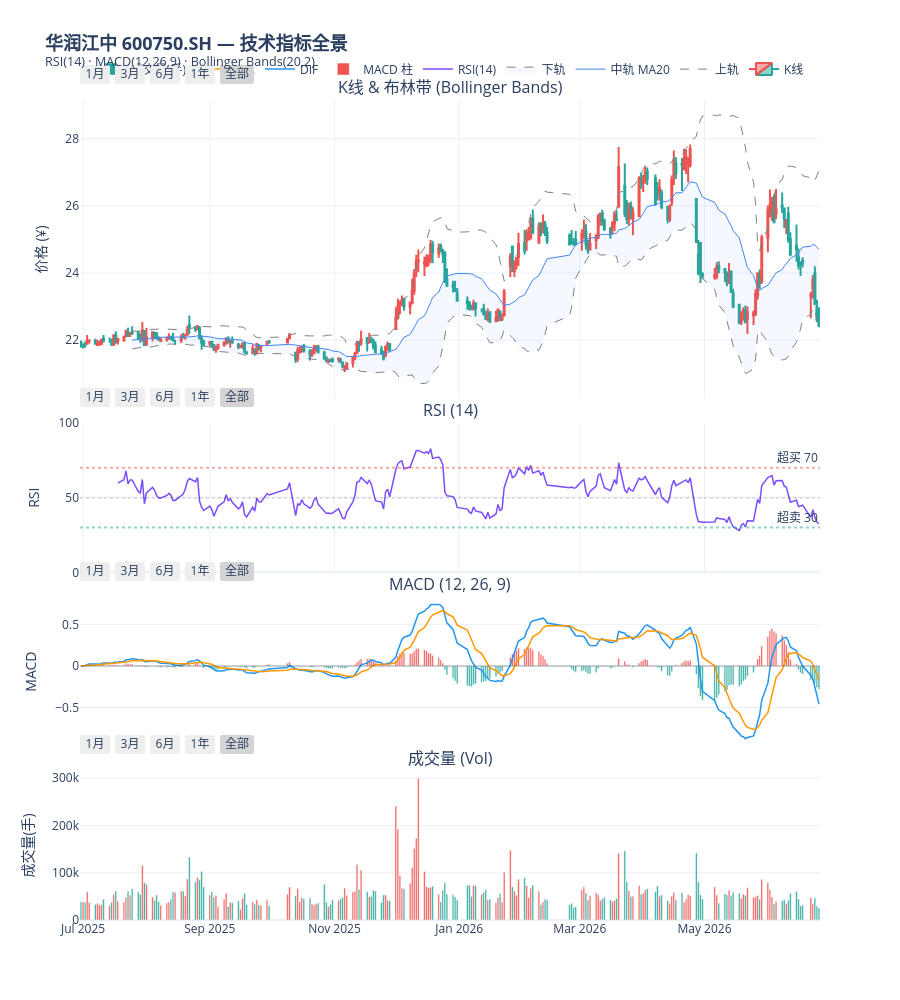

Notebook source saved alongside this figure:
### Markdown cell above
## 6. 技术指标可视化

四面板交互式图表：
- **面板 1**：K线 + 布林带（上/中/下轨）
- **面板 2**：RSI(14) + 超买超卖参考线
- **面板 3**：MACD 柱 + DIF + DEA
- **面板 4**：成交量（红涨绿跌）

### Code cell
# ── 创建四面板图表 ──
fig = make_subplots(
    rows=4, cols=1,
    shared_xaxes=True,
    vertical_spacing=0.03,
    row_heights=[0.4, 0.2, 0.2, 0.2],
    subplot_titles=(
        "K线 & 布林带 (Bollinger Bands)",
        "RSI (14)",
        "MACD (12, 26, 9)",
        "成交量 (Vol)"
    )
)

# ── 面板 1: K线 + 布林带 ──
fig.add_trace(go.Candlestick(
    x=dates, open=df['open'], high=df['high'],
    low=df['low'], close=df['close'],
    name="K线",
    increasing_line_color=COLOR_UP,
    decreasing_line_color=COLOR_DOWN,
    showlegend=True
), row=1, col=1)

fig.add_trace(go.Scatter(
    x=dates, y=df['bb_up'], mode='lines',
    line=dict(color='gray', width=1, dash='dash'),
    name='上轨'
), row=1, col=1)

fig.add_trace(go.Scatter(
    x=dates, y=df['bb_mid'], mode='lines',
    line=dict(color='#4285f4', width=1),
    name='中轨 MA20'
), row=1, col=1)

fig.add_trace(go.Scatter(
    x=dates, y=df['bb_lo'], mode='lines',
    line=dict(color='gray', width=1, dash='dash'),
    name='下轨',
    fill='tonexty',
    fillcolor='rgba(66,133,244,0.05)'
), row=1, col=1)

# ── 面板 2: RSI ──
fig.add_trace(go.Scatter(
    x=dates, y=df['rsi'], mode='lines',
    line=dict(color='#7c4dff', width=1.5),
    name='RSI(14)'
), row=2, col=1)
fig.add_hline(y=70, line_dash="dot", line_color="rgba(239,83,80,0.5)",
              row=2, col=1, annotation_text="超买 70")
fig.add_hline(y=30, line_dash="dot", line_color="rgba(38,166,154,0.5)",
              row=2, col=1, annotation_text="超卖 30")
fig.add_hline(y=50, line_dash="dot", line_color="rgba(0,0,0,0.12)",
              row=2, col=1)

# ── 面板 3: MACD ──
hist_colors = [COLOR_UP if v >= 0 else COLOR_DOWN for v in df['macd_hist']]
fig.add_trace(go.Bar(
    x=dates, y=df['macd_hist'], name='MACD 柱',
    marker_color=hist_colors
), row=3, col=1)
fig.add_trace(go.Scatter(
    x=dates, y=df['macd'], mode='lines',
    line=dict(color='#2196f3', width=1.5),
    name='DIF'
), row=3, col=1)
fig.add_trace(go.Scatter(
    x=dates, y=df['macd_signal'], mode='lines',
    line=dict(color='#ff9800', width=1.5),
    name='DEA'
), row=3, col=1)
fig.add_hline(y=0, line_color="rgba(0,0,0,0.15)", row=3, col=1)

# ── 面板 4: 成交量 ──
vol_colors = [COLOR_UP if df.loc[i, 'close'] >= df.loc[i, 'open']
              else COLOR_DOWN for i in range(len(df))]
fig.add_trace(go.Bar(
    x=dates, y=df['vol'], name='成交量(手)',
    marker_color=vol_colors
), row=4, col=1)

# ── 全局布局 ──
fig.update_layout(
    title=dict(
        text="<b>华润江中 600750.SH — 技术指标全景</b><br>"
             "<sup>RSI(14) · MACD(12,26,9) · Bollinger Bands(20,2)</sup>",
        font=dict(size=18)
    ),
    xaxis_rangeslider_visible=False,
    height=1000,
    hovermode='x unified',
    legend=dict(orientation='h', yanchor='bottom', y=1.02,
                xanchor='center', x=0.5),
    template='plotly_white',
)

fig.update_xaxes(
    rangeselector=dict(buttons=list([
        dict(count=1, label="1月", step="month", stepmode="backward"),
        dict(count=3, label="3月", step="month", stepmode="backward"),
        dict(count=6, label="6月", step="month", stepmode="backward"),
        dict(count=1, label="1年", step="year", stepmode="backward"),
        dict(step="all", label="全部"),
    ]))
)

fig.update_yaxes(title_text="价格 (¥)", row=1, col=1)
fig.update_yaxes(title_text="RSI", row=2, col=1, range=[0, 100])
fig.update_yaxes(title_text="MACD", row=3, col=1)
fig.update_yaxes(title_text="成交量(手)", row=4, col=1)

fig.show()

### Figure 1 — Plotly figure (JSON) as saved in the notebook; plotly's stock layout.template omitted (floating-point values rounded to 4 significant figures; data arrays with more than 128 entries replaced by an {"elided": "..."} marker saying what was removed)
{"data": [{"close": {"elided": "241 float values"}, "decreasing": {"line": {"color": "#26a69a"}}, "high": {"elided": "241 float values"}, "increasing": {"line": {"color": "#ef5350"}}, "low": {"elided": "241 float values"}, "name": "K线", "open": {"elided": "241 float values"}, "showlegend": true, "type": "candlestick", "x": {"elided": "241 str values"}, "xaxis": "x", "yaxis": "y"}, {"line": {"color": "gray", "dash": "dash", "width": 1}, "mode": "lines", "name": "上轨", "type": "scatter", "x": {"elided": "241 str values"}, "xaxis": "x", "y": {"elided": "241 float values"}, "yaxis": "y"}, {"line": {"color": "#4285f4", "width": 1}, "mode": "lines", "name": "中轨 MA20", "type": "scatter", "x": {"elided": "241 str values"}, "xaxis": "x", "y": {"elided": "241 float values"}, "yaxis": "y"}, {"fill": "tonexty", "fillcolor": "rgba(66,133,244,0.05)", "line": {"color": "gray", "dash": "dash", "width": 1}, "mode": "lines", "name": "下轨", "type": "scatter", "x": {"elided": "241 str values"}, "xaxis": "x", "y": {"elided": "241 float values"}, "yaxis": "y"}, {"line": {"color": "#7c4dff", "width": 1.5}, "mode": "lines", "name": "RSI(14)", "type": "scatter", "x": {"elided": "241 str values"}, "xaxis": "x2", "y": {"elided": "241 float values"}, "yaxis": "y2"}, {"marker": {"color": {"elided": "241 str values"}}, "name": "MACD 柱", "type": "bar", "x": {"elided": "241 str values"}, "xaxis": "x3", "y": {"elided": "241 float values"}, "yaxis": "y3"}, {"line": {"color": "#2196f3", "width": 1.5}, "mode": "lines", "name": "DIF", "type": "scatter", "x": {"elided": "241 str values"}, "xaxis": "x3", "y": {"elided": "241 float values"}, "yaxis": "y3"}, {"line": {"color": "#ff9800", "width": 1.5}, "mode": "lines", "name": "DEA", "type": "scatter", "x": {"elided": "241 str values"}, "xaxis": "x3", "y": {"elided": "241 float values"}, "yaxis": "y3"}, {"marker": {"color": {"elided": "241 str values"}}, "name": "成交量(手)", "type": "bar", "x": {"elided": "241 str values"}, "xaxis": "x4", "y": {"elided": "241 float values"}, "yaxis": "y4"}], "layout": {"annotations": [{"font": {"size": 16}, "showarrow": false, "text": "K线 & 布林带 (Bollinger Bands)", "x": 0.5, "xanchor": "center", "xref": "paper", "y": 1.0, "yanchor": "bottom", "yref": "paper"}, {"font": {"size": 16}, "showarrow": false, "text": "RSI (14)", "x": 0.5, "xanchor": "center", "xref": "paper", "y": 0.606, "yanchor": "bottom", "yref": "paper"}, {"font": {"size": 16}, "showarrow": false, "text": "MACD (12, 26, 9)", "x": 0.5, "xanchor": "center", "xref": "paper", "y": 0.394, "yanchor": "bottom", "yref": "paper"}, {"font": {"size": 16}, "showarrow": false, "text": "成交量 (Vol)", "x": 0.5, "xanchor": "center", "xref": "paper", "y": 0.182, "yanchor": "bottom", "yref": "paper"}, {"showarrow": false, "text": "超买 70", "x": 1, "xanchor": "right", "xref": "x2 domain", "y": 70, "yanchor": "bottom", "yref": "y2"}, {"showarrow": false, "text": "超卖 30", "x": 1, "xanchor": "right", "xref": "x2 domain", "y": 30, "yanchor": "bottom", "yref": "y2"}], "height": 1000, "hovermode": "x unified", "legend": {"orientation": "h", "x": 0.5, "xanchor": "center", "y": 1.02, "yanchor": "bottom"}, "shapes": [{"line": {"color": "rgba(239,83,80,0.5)", "dash": "dot"}, "type": "line", "x0": 0, "x1": 1, "xref": "x2 domain", "y0": 70, "y1": 70, "yref": "y2"}, {"line": {"color": "rgba(38,166,154,0.5)", "dash": "dot"}, "type": "line", "x0": 0, "x1": 1, "xref": "x2 domain", "y0": 30, "y1": 30, "yref": "y2"}, {"line": {"color": "rgba(0,0,0,0.12)", "dash": "dot"}, "type": "line", "x0": 0, "x1": 1, "xref": "x2 domain", "y0": 50, "y1": 50, "yref": "y2"}, {"line": {"color": "rgba(0,0,0,0.15)"}, "type": "line", "x0": 0, "x1": 1, "xref": "x3 domain", "y0": 0, "y1": 0, "yref": "y3"}], "title": {"font": {"size": 18}, "text": "<b>华润江中 600750.SH — 技术指标全景</b><br><sup>RSI(14) · MACD(12,26,9) · Bollinger Bands(20,2)</sup>"}, "xaxis": {"anchor": "y", "domain": [0.0, 1.0], "matches": "x4", "rangeselector": {"buttons": [{"count": 1, "label": "1月", "step": "month", "stepmode": "backward"}, {"count": 3, "label": "3月", "step": "month", "stepmode": "backward"}, {"count": 6, "label": "6月", "step": "month", "stepmode": "backward"}, {"count": 1, "label": "1年", "step": "year", "stepmode": "backward"}, {"label": "全部", "step": "all"}]}, "rangeslider": {"visible": false}, "showticklabels": false}, "xaxis2": {"anchor": "y2", "domain": [0.0, 1.0], "matches": "x4", "rangeselector": {"buttons": [{"count": 1, "label": "1月", "step": "month", "stepmode": "backward"}, {"count": 3, "label": "3月", "step": "month", "stepmode": "backward"}, {"count": 6, "label": "6月", "step": "month", "stepmode": "backward"}, {"count": 1, "label": "1年", "step": "year", "stepmode": "backward"}, {"label": "全部", "step": "all"}]}, "showticklabels": false}, "xaxis3": {"anchor": "y3", "domain": [0.0, 1.0], "matches": "x4", "rangeselector": {"buttons": [{"count": 1, "label": "1月", "step": "month", "stepmode": "backward"}, {"count": 3, "label": "3月", "step": "month", "stepmode": "backward"}, {"count": 6, "label": "6月", "step": "month", "stepmode": "backward"}, {"count": 1, "label": "1年", "step": "year", "stepmode": "backward"}, {"label": "全部", "step": "all"}]}, "showticklabels": false}, "xaxis4": {"anchor": "y4", "domain": [0.0, 1.0], "rangeselector": {"buttons": [{"count": 1, "label": "1月", "step": "month", "stepmode": "backward"}, {"count": 3, "label": "3月", "step": "month", "stepmode": "backward"}, {"count": 6, "label": "6月", "step": "month", "stepmode": "backward"}, {"count": 1, "label": "1年", "step": "year", "stepmode": "backward"}, {"label": "全部", "step": "all"}]}}, "yaxis": {"anchor": "x", "domain": [0.636, 1.0], "title": {"text": "价格 (¥)"}}, "yaxis2": {"anchor": "x2", "domain": [0.424, 0.606], "range": [0, 100], "title": {"text": "RSI"}}, "yaxis3": {"anchor": "x3", "domain": [0.212, 0.394], "title": {"text": "MACD"}}, "yaxis4": {"anchor": "x4", "domain": [0.0, 0.182], "title": {"text": "成交量(手)"}}}}
